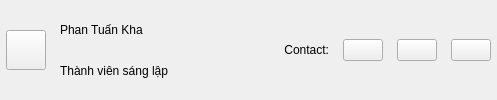
             <widget class="QFrame" name="memberRow4">
              <property name="frameShape">
               <enum>QFrame::Shape::NoFrame</enum>
              </property>
              <property name="class" stdset="0">
               <string>memberRow</string>
              </property>
              <layout class="QHBoxLayout" name="memberRow4Layout">
               <property name="spacing">
                <number>14</number>
               </property>
               <property name="leftMargin">
                <number>6</number>
               </property>
               <property name="topMargin">
                <number>10</number>
               </property>
               <property name="rightMargin">
                <number>6</number>
               </property>
               <property name="bottomMargin">
                <number>10</number>
               </property>
               <item>
                <widget class="QToolButton" name="avatarMember4">
                 <property name="minimumSize">
                  <size>
                   <width>40</width>
                   <height>40</height>
                  </size>
                 </property>
                 <property name="maximumSize">
                  <size>
                   <width>40</width>
                   <height>40</height>
                  </size>
                 </property>
                 <property name="focusPolicy">
                  <enum>Qt::FocusPolicy::NoFocus</enum>
                 </property>
                 <property name="text">
                  <string/>
                 </property>
                 <property name="class" stdset="0">
                  <string>avatar</string>
                 </property>
                 <property name="iconName" stdset="0">
                  <string>fa5s.user</string>
                 </property>
                 <property name="iconColor" stdset="0">
                  <string>#94a3b8</string>
                 </property>
                </widget>
               </item>
               <item>
                <widget class="QWidget" name="nameColumnMember4" native="true">
                 <property name="minimumSize">
                  <size>
                   <width>210</width>
                   <height>0</height>
                  </size>
                 </property>
                 <property name="maximumSize">
                  <size>
                   <width>210</width>
                   <height>16777215</height>
                  </size>
                 </property>
                 <layout class="QVBoxLayout" name="nameColumnMember4Layout">
                  <property name="spacing">
                   <number>3</number>
                  </property>
                  <property name="leftMargin">
                   <number>0</number>
                  </property>
                  <property name="topMargin">
                   <number>0</number>
                  </property>
                  <property name="rightMargin">
                   <number>0</number>
                  </property>
                  <property name="bottomMargin">
                   <number>0</number>
                  </property>
                  <item>
                   <widget class="QLabel" name="nameMember4">
                    <property name="text">
                     <string>Phan Tuấn Kha</string>
                    </property>
                    <property name="class" stdset="0">
                     <string>memberName</string>
                    </property>
                   </widget>
                  </item>
                  <item>
                   <layout class="QHBoxLayout" name="roleMember4Layout">
                    <property name="spacing">
                     <number>0</number>
                    </property>
                    <property name="leftMargin">
                     <number>0</number>
                    </property>
                    <property name="topMargin">
                     <number>0</number>
                    </property>
                    <property name="rightMargin">
                     <number>0</number>
                    </property>
                    <property name="bottomMargin">
                     <number>0</number>
                    </property>
                    <item>
                     <widget class="QLabel" name="roleMember4">
                      <property name="text">
                       <string>Thành viên sáng lập</string>
                      </property>
                      <property name="class" stdset="0">
                       <string>memberRole</string>
                      </property>
                     </widget>
                    </item>
                    <item>
                     <spacer name="roleMember4Spacer">
                      <property name="orientation">
                       <enum>Qt::Orientation::Horizontal</enum>
                      </property>
                      <property name="sizeHint" stdset="0">
                       <size>
                        <width>40</width>
                        <height>20</height>
                       </size>
                      </property>
                     </spacer>
                    </item>
                   </layout>
                  </item>
                 </layout>
                </widget>
               </item>
               <item>
                <widget class="QLabel" name="descMember4">
                 <property name="sizePolicy">
                  <sizepolicy hsizetype="Expanding" vsizetype="Preferred">
                   <horstretch>1</horstretch>
                   <verstretch>0</verstretch>
                  </sizepolicy>
                 </property>
                 <property name="text">
                  <string>Contact:</string>
                 </property>
                 <property name="alignment">
                  <set>Qt::AlignmentFlag::AlignRight|Qt::AlignmentFlag::AlignTrailing|Qt::AlignmentFlag::AlignVCenter</set>
                 </property>
                 <property name="wordWrap">
                  <bool>true</bool>
                 </property>
                 <property name="class" stdset="0">
                  <string>memberDesc</string>
                 </property>
                </widget>
               </item>
               <item>
                <widget class="QPushButton" name="btnGithub4">
                 <property name="cursor">
                  <cursorShape>PointingHandCursor</cursorShape>
                 </property>
                 <property name="toolTip">
                  <string>Xem GitHub</string>
                 </property>
                 <property name="text">
                  <string/>
                 </property>
                 <property name="class" stdset="0">
                  <string>socialButton</string>
                 </property>
                 <property name="iconName" stdset="0">
                  <string>fa5b.github</string>
                 </property>
                 <property name="iconColor" stdset="0">
                  <string>#0f172a</string>
                 </property>
                 <property name="url" stdset="0">
                  <string>https://github.com/Tuan-Kem</string>
                 </property>
                </widget>
               </item>
               <item>
                <widget class="QPushButton" name="btnLinkedin4">
                 <property name="cursor">
                  <cursorShape>PointingHandCursor</cursorShape>
                 </property>
                 <property name="toolTip">
                  <string>Xem LinkedIn</string>
                 </property>
                 <property name="text">
                  <string/>
                 </property>
                 <property name="class" stdset="0">
                  <string>socialButton</string>
                 </property>
                 <property name="iconName" stdset="0">
                  <string>fa5b.linkedin</string>
                 </property>
                 <property name="iconColor" stdset="0">
                  <string>#2563eb</string>
                 </property>
                 <property name="url" stdset="0">
                  <string>https://linkedin.com/in/tuan-kha-love</string>
                 </property>
                </widget>
               </item>
               <item>
                <widget class="QPushButton" name="btnEmail4">
                 <property name="cursor">
                  <cursorShape>PointingHandCursor</cursorShape>
                 </property>
                 <property name="toolTip">
                  <string>Gửi email</string>
                 </property>
                 <property name="text">
                  <string/>
                 </property>
                 <property name="class" stdset="0">
                  <string>socialButton</string>
                 </property>
                 <property name="iconName" stdset="0">
                  <string>fa5s.envelope</string>
                 </property>
                 <property name="iconColor" stdset="0">
                  <string>#64748b</string>
                 </property>
                 <property name="email" stdset="0">
                  <string>user4@gmail.com</string>
                 </property>
                </widget>
               </item>
              </layout>
             </widget>
